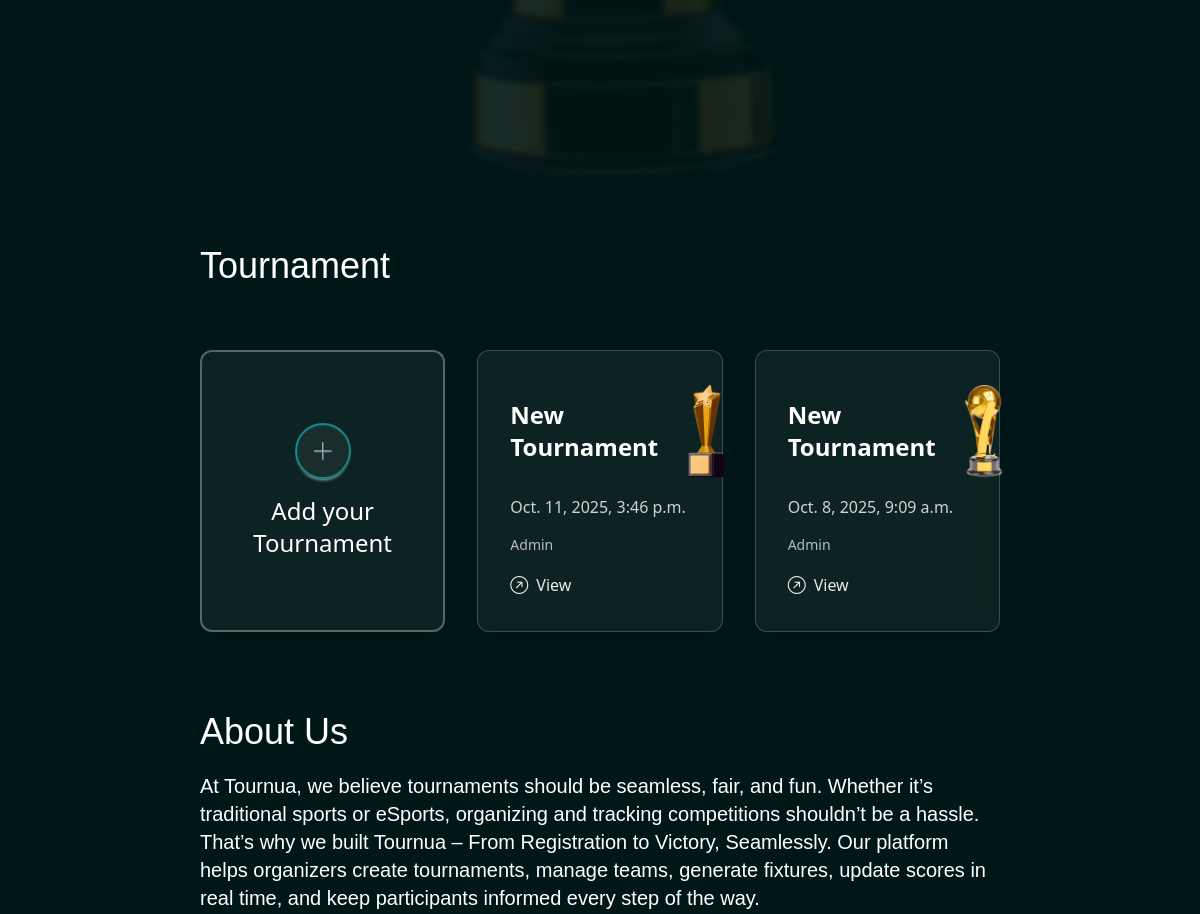
Before: /Tournua/join-tournament/ (signed in, middle part) with the older database file.
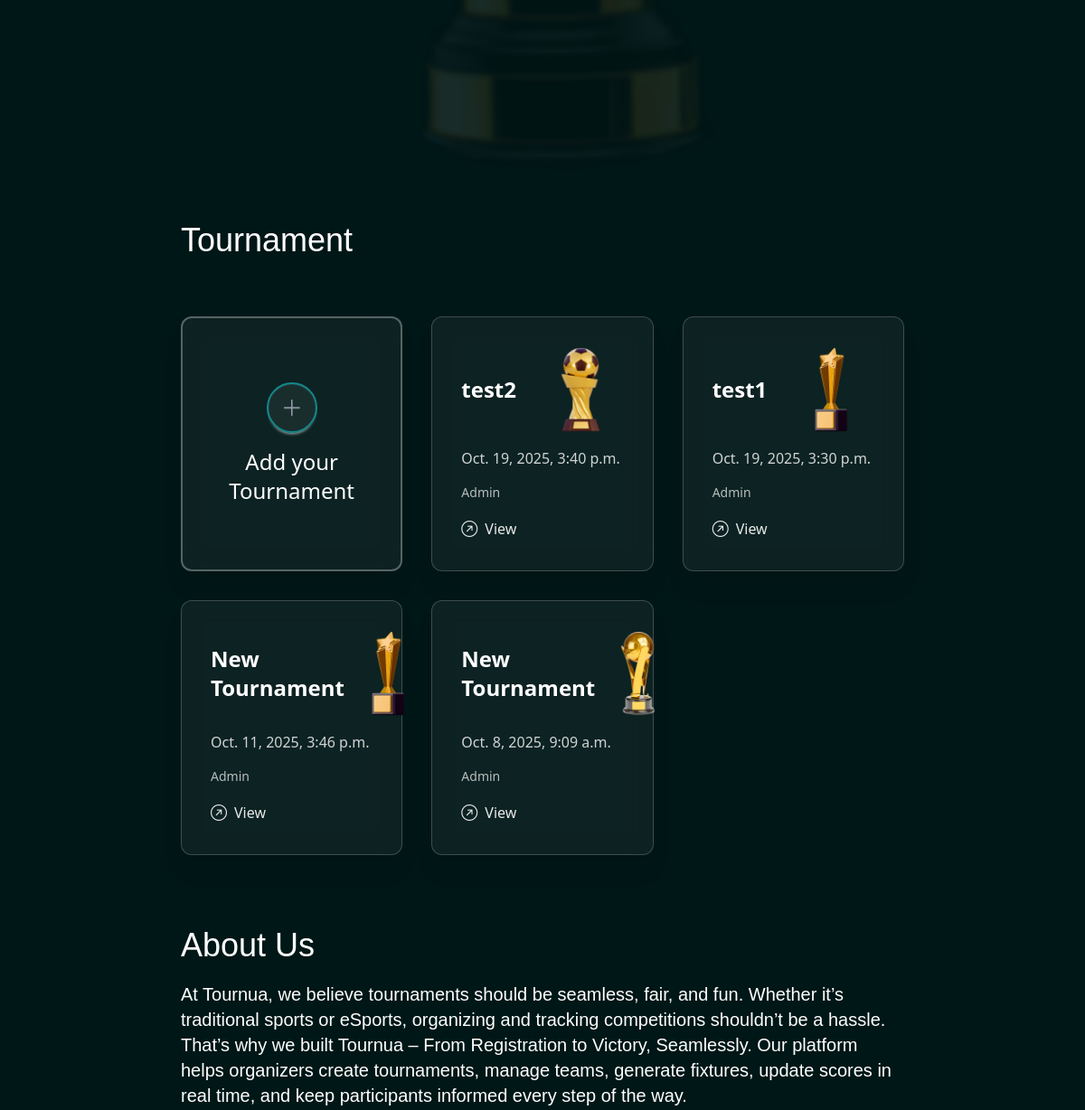
After: the same page with the newer database file.
### tournua/models.py (models this page shows, shortened)
class Tournament(models.Model):
    TROPHY_CHOICES = [
        ("Trophy1.png", "Golden Cup"),
        ("Trophy2.png", "Silver Cup"),
        ("Trophy3.png", "Bronze Cup"),
        ("Trophy4.png", "Bronze Cup"),
    ]
    user = models.ForeignKey(UserAccount, on_delete=models.CASCADE, related_name="tournaments")
    code = models.CharField(max_length=8, unique=True, editable=False)
    name = models.CharField(max_length=200)
    description = models.TextField(blank=True)
    trophy = models.CharField(max_length=20, choices=TROPHY_CHOICES, blank=True, null=True)
    tournament_type = models.CharField(max_length=50, choices=[("online", "Online"), ("offline", "Offline")])
    player_type = models.CharField(max_length=50, choices=[("single", "Single"), ("team", "Team")])
    format = models.CharField(max_length=50, choices=[("Knockout", "Knockout"), ("League", "League")])
    num_groups = models.IntegerField(default=1)
    teams_per_group = models.IntegerField(default=4)
    created_at = models.DateTimeField(auto_now_add=True)
    participants = models.ManyToManyField(UserAccount, related_name="joined_tournaments", blank=True)

### tournua/views.py (the view, shortened to what this page needs)
# urls.py: path('join-tournament/', views.join_tournament, name='join_tournament'),
def join_tournament(request):
    user_id = request.session.get("user_id")
    if not user_id:
        return redirect("login")
    user = UserAccount.objects.get(id=user_id)
    error = None
    created_tournaments = Tournament.objects.filter(user=user).order_by('-created_at')
    joined_tournaments = Tournament.objects.filter(participants=user).exclude(user=user).order_by('-created_at')
    tournaments = list(created_tournaments) + list(joined_tournaments)
    return render(request, "demo.html", {
        "error": error,
        "tournaments": tournaments,
        "user": user,
        "name": user.full_name.split(" ")[0]
    })

### template/demo.html (shortened to what the changed rows need)
{% load static %}
<!DOCTYPE html>
<html lang="en">
<head>
    <link href="https://cdn.jsdelivr.net/npm/daisyui@5" rel="stylesheet" type="text/css" />
    <script src="https://cdn.jsdelivr.net/npm/@tailwindcss/browser@4"></script>
    <link rel="stylesheet" href="https://cdn.jsdelivr.net/npm/bootstrap-icons@1.13.1/font/bootstrap-icons.min.css">
    <link rel="stylesheet" href="{% static 'css/style.css' %}">
</head>
<body class="bg-[#001717]">
    <main>
        <section class="mb-20">
            <div class="lg:w-8/12 lg:mx-auto h-auto mx-5 grid grid-cols-1 lg:grid-cols-3 gap-8">
                <h1 class="col-span-full text-3xl sm:text-4xl font-cs-gelios text-white mb-8 text-center lg:text-left">
                    Tournament
                </h1>
                {% for i in tournaments %}
                    <div class="tournament-card w-full max-w-lg mx-auto lg:max-w-md bg-white/5 backdrop-blur-md rounded-xl border border-white/20 shadow-xl p-6 lg:p-8 flex flex-col gap-4">
                        <div class="flex flex-col sm:flex-row sm:items-center sm:justify-between gap-4 sm:gap-0">
                            <p class="text-white text-lg sm:text-xl lg:text-2xl font-semibold">
                                {{i.name}}
                            </p>
                            {% if i.trophy %}
                                <img src="{% static 'trophies/'|add:i.trophy %}" alt="Trophy" class="w-16 h-16 sm:w-20 sm:h-20 lg:w-24 lg:h-24 object-contain mx-auto sm:mx-0 lg:scale-120">
                            {% else %}
                                <img src="{% static 'trophies/Trophy1.png' %}" alt="Trophy" class="w-16 h-16 sm:w-20 sm:h-20 lg:w-24 lg:h-24 object-contain mx-auto sm:mx-0 lg:scale-120">
                            {% endif %}
                        </div>
                        <p class="text-white/80 text-sm sm:text-base">
                            {{i.created_at}}
                        </p>
                        <p class="text-sm text-white/70">
                            {% if user.id == i.user.id %}
                                Admin
                            {% else %}
                                Created by {{ i.user.full_name }}
                            {% endif %}
                        </p>
                        <a href="{% url 'viewTournament' i.id %}" class="inline-flex items-center text-white/90 hover:text-white font-medium text-sm sm:text-base transition-all">
                            <i class="bi bi-arrow-up-right-circle mr-2 text-lg"></i> View
                        </a>
                    </div>
                {% endfor %}
            </div>
        </section>
        <section class="lg:w-8/12 mx-auto h-auto mb-25">
            <div class="mx-5 lg:mx-0 text-center lg:text-left">
                <h1 class="text-4xl font-cs-gelios text-white mb-5">About Us</h1>
            </div>
        </section>
    </main>
</body>
</html>

Changed rows visible on the page:
added Tournament: name "test2", trophy (picture), created_at "Oct. 19, 2025, 3:40 p.m.", shows "Admin"
added Tournament: name "test1", trophy (picture), created_at "Oct. 19, 2025, 3:30 p.m.", shows "Admin"
